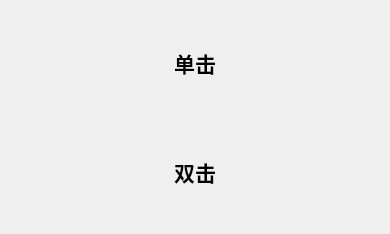
<?xml version="1.0" encoding="UTF-8"?>
<ui version="4.0">
 <class>QtEventFilter</class>
 <widget class="QWidget" name="QtEventFilter">
  <property name="geometry">
   <rect>
    <x>0</x>
    <y>0</y>
    <width>390</width>
    <height>234</height>
   </rect>
  </property>
  <property name="windowTitle">
   <string>QtEventFilter</string>
  </property>
  <layout class="QVBoxLayout" name="verticalLayout">
   <item>
    <widget class="QLabel" name="labSC">
     <property name="font">
      <font>
       <pointsize>16</pointsize>
       <bold>true</bold>
      </font>
     </property>
     <property name="text">
      <string>单击</string>
     </property>
     <property name="alignment">
      <set>Qt::AlignCenter</set>
     </property>
    </widget>
   </item>
   <item>
    <widget class="QLabel" name="labDC">
     <property name="font">
      <font>
       <pointsize>16</pointsize>
       <bold>true</bold>
      </font>
     </property>
     <property name="text">
      <string>双击</string>
     </property>
     <property name="alignment">
      <set>Qt::AlignCenter</set>
     </property>
    </widget>
   </item>
  </layout>
 </widget>
 <resources/>
 <connections/>
</ui>
